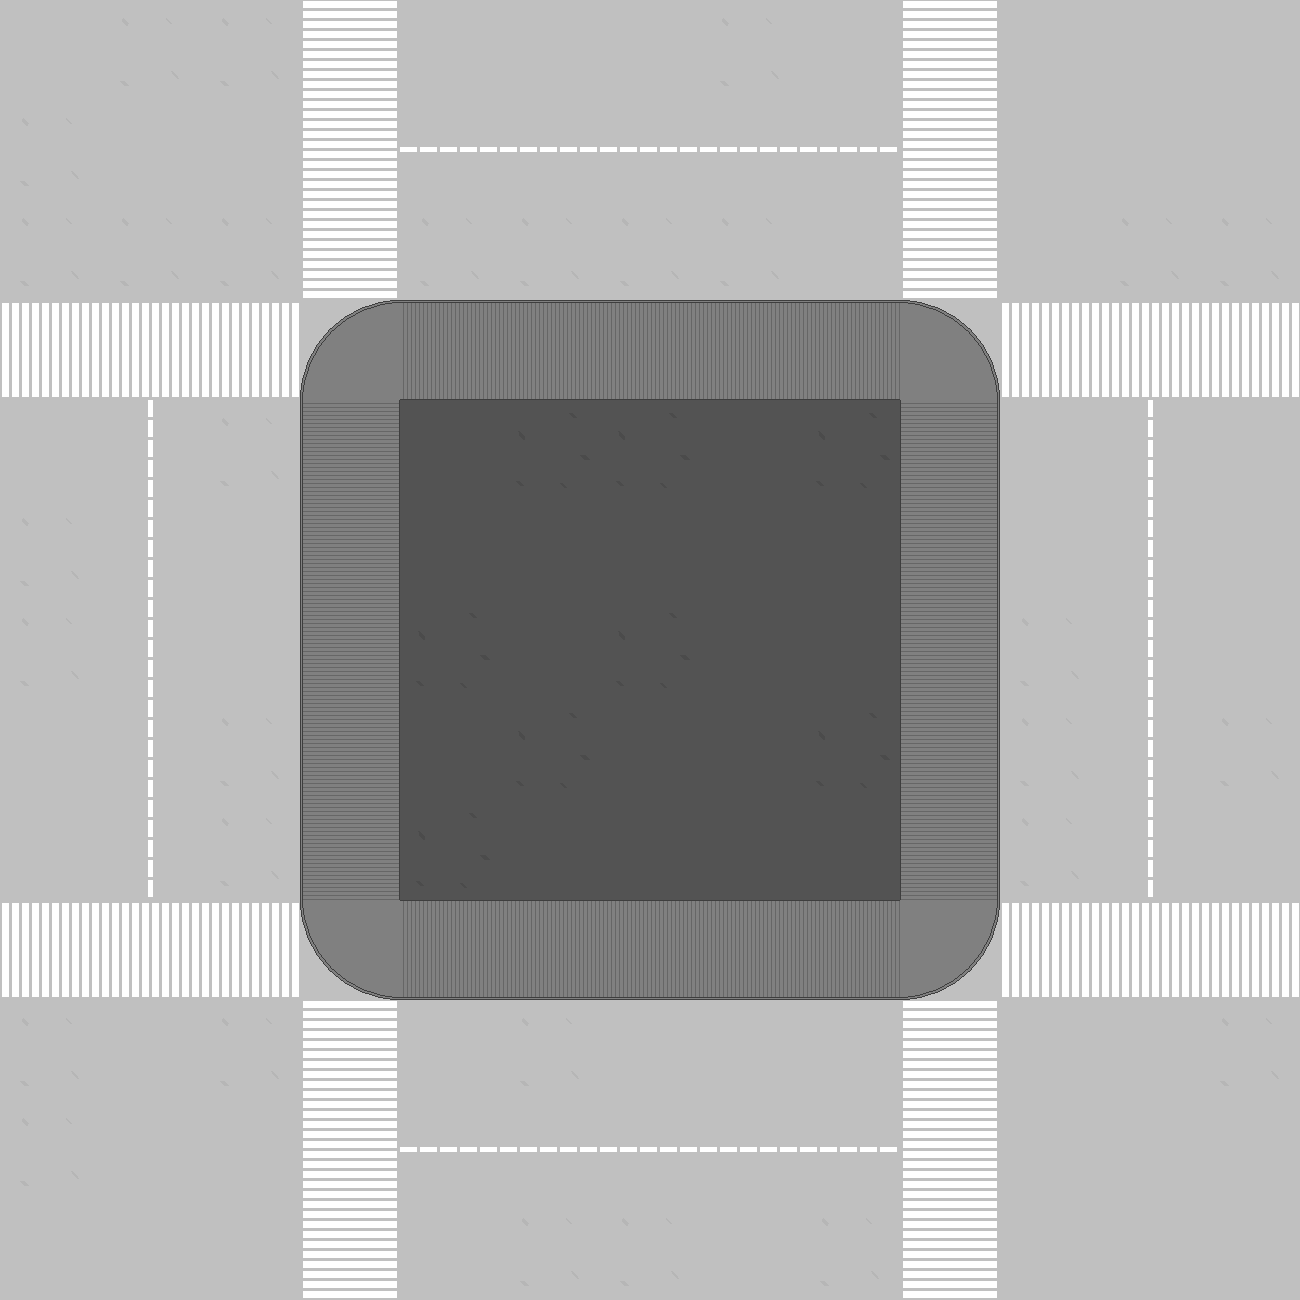

Tiled map render using the project's own tile images. Description and the map definition, with tile-layer contents summarised, below:
An orthogonal 13x13 tile map with 100x100 px tiles, 1 tile layer (Background).

<map version="1.0" orientation="orthogonal" width="13" height="13" tilewidth="100" tileheight="100">
 <tileset firstgid="1" name="city-tileset" tilewidth="100" tileheight="100">
  <image source="../imgs/city-tileset.PNG" width="400" height="400" />
 </tileset>
 <layer name="Background" width="13" height="13">
  <data>[169 cells, 169 non-empty, 16 distinct tile ids]</data>
 </layer>
</map>
